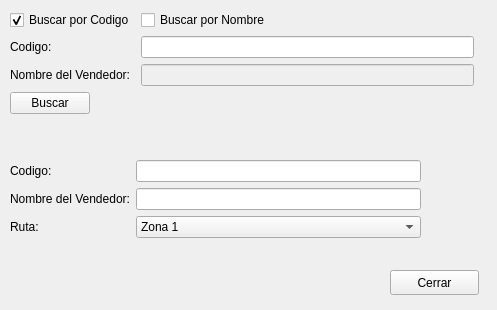
<?xml version="1.0" encoding="UTF-8"?>
<ui version="4.0">
 <class>Form</class>
 <widget class="QWidget" name="Form">
  <property name="geometry">
   <rect>
    <x>0</x>
    <y>0</y>
    <width>497</width>
    <height>310</height>
   </rect>
  </property>
  <property name="windowTitle">
   <string>Buscar Vendedor</string>
  </property>
  <widget class="QWidget" name="formLayoutWidget">
   <property name="geometry">
    <rect>
     <x>10</x>
     <y>10</y>
     <width>464</width>
     <height>131</height>
    </rect>
   </property>
   <layout class="QFormLayout" name="formLayout">
    <item row="1" column="0">
     <widget class="QCheckBox" name="checkBox">
      <property name="text">
       <string>Buscar por Codigo</string>
      </property>
      <property name="checked">
       <bool>true</bool>
      </property>
     </widget>
    </item>
    <item row="1" column="1">
     <widget class="QCheckBox" name="checkBox_2">
      <property name="text">
       <string>Buscar por Nombre</string>
      </property>
     </widget>
    </item>
    <item row="2" column="0">
     <widget class="QLabel" name="label">
      <property name="text">
       <string>Codigo:</string>
      </property>
     </widget>
    </item>
    <item row="3" column="0">
     <widget class="QLabel" name="label_2">
      <property name="text">
       <string>Nombre del Vendedor:</string>
      </property>
     </widget>
    </item>
    <item row="2" column="1">
     <widget class="QLineEdit" name="lineEdit"/>
    </item>
    <item row="3" column="1">
     <widget class="QLineEdit" name="lineEdit_2">
      <property name="enabled">
       <bool>false</bool>
      </property>
     </widget>
    </item>
    <item row="4" column="0">
     <widget class="QPushButton" name="pushButton">
      <property name="text">
       <string>Buscar</string>
      </property>
     </widget>
    </item>
   </layout>
  </widget>
  <widget class="QWidget" name="formLayoutWidget_2">
   <property name="geometry">
    <rect>
     <x>10</x>
     <y>160</y>
     <width>411</width>
     <height>89</height>
    </rect>
   </property>
   <layout class="QFormLayout" name="formLayout_2">
    <item row="1" column="0">
     <widget class="QLabel" name="label_3">
      <property name="text">
       <string>Nombre del Vendedor:</string>
      </property>
     </widget>
    </item>
    <item row="1" column="1">
     <widget class="QLineEdit" name="lineEdit_3"/>
    </item>
    <item row="2" column="0">
     <widget class="QLabel" name="label_4">
      <property name="text">
       <string>Ruta:</string>
      </property>
     </widget>
    </item>
    <item row="2" column="1">
     <widget class="QComboBox" name="comboBox">
      <item>
       <property name="text">
        <string>Zona 1</string>
       </property>
      </item>
      <item>
       <property name="text">
        <string>Zona 2</string>
       </property>
      </item>
      <item>
       <property name="text">
        <string>Zona 3</string>
       </property>
      </item>
      <item>
       <property name="text">
        <string>Zona 4</string>
       </property>
      </item>
      <item>
       <property name="text">
        <string>Zona 5</string>
       </property>
      </item>
     </widget>
    </item>
    <item row="0" column="0">
     <widget class="QLabel" name="label_5">
      <property name="text">
       <string>Codigo:</string>
      </property>
     </widget>
    </item>
    <item row="0" column="1">
     <widget class="QLineEdit" name="lineEdit_4"/>
    </item>
   </layout>
  </widget>
  <widget class="QPushButton" name="pushButton_2">
   <property name="geometry">
    <rect>
     <x>390</x>
     <y>270</y>
     <width>89</width>
     <height>25</height>
    </rect>
   </property>
   <property name="text">
    <string>Cerrar</string>
   </property>
  </widget>
 </widget>
 <resources/>
 <connections>
  <connection>
   <sender>checkBox</sender>
   <signal>stateChanged(int)</signal>
   <receiver>Form</receiver>
   <slot>checkCodeSearch()</slot>
   <hints>
    <hint type="sourcelabel">
     <x>85</x>
     <y>28</y>
    </hint>
    <hint type="destinationlabel">
     <x>248</x>
     <y>154</y>
    </hint>
   </hints>
  </connection>
  <connection>
   <sender>checkBox_2</sender>
   <signal>stateChanged(int)</signal>
   <receiver>Form</receiver>
   <slot>checkNameSearch()</slot>
   <hints>
    <hint type="sourcelabel">
     <x>322</x>
     <y>28</y>
    </hint>
    <hint type="destinationlabel">
     <x>248</x>
     <y>154</y>
    </hint>
   </hints>
  </connection>
  <connection>
   <sender>pushButton</sender>
   <signal>clicked()</signal>
   <receiver>Form</receiver>
   <slot>searchSeller()</slot>
   <hints>
    <hint type="sourcelabel">
     <x>50</x>
     <y>120</y>
    </hint>
    <hint type="destinationlabel">
     <x>248</x>
     <y>154</y>
    </hint>
   </hints>
  </connection>
  <connection>
   <sender>pushButton_2</sender>
   <signal>clicked()</signal>
   <receiver>Form</receiver>
   <slot>close()</slot>
   <hints>
    <hint type="sourcelabel">
     <x>434</x>
     <y>282</y>
    </hint>
    <hint type="destinationlabel">
     <x>248</x>
     <y>154</y>
    </hint>
   </hints>
  </connection>
 </connections>
 <slots>
  <slot>checkCodeSearch(int)</slot>
  <slot>checkNameSearch(int)</slot>
  <slot>searchSeller()</slot>
 </slots>
</ui>
